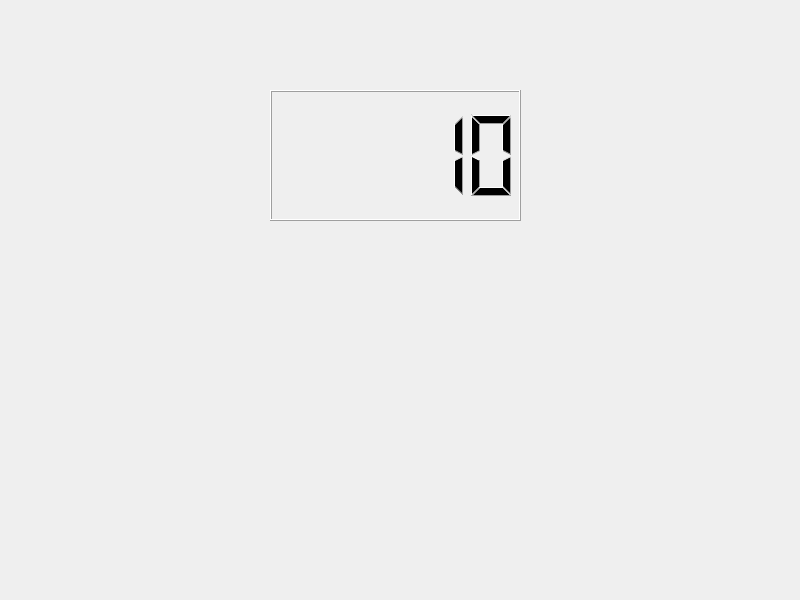
<?xml version="1.0" encoding="UTF-8"?>
<ui version="4.0">
 <class>Widget</class>
 <widget class="QWidget" name="Widget">
  <property name="geometry">
   <rect>
    <x>0</x>
    <y>0</y>
    <width>800</width>
    <height>600</height>
   </rect>
  </property>
  <property name="windowTitle">
   <string>Widget</string>
  </property>
  <widget class="QLCDNumber" name="lcdNumber">
   <property name="geometry">
    <rect>
     <x>270</x>
     <y>90</y>
     <width>251</width>
     <height>131</height>
    </rect>
   </property>
   <property name="intValue" stdset="0">
    <number>10</number>
   </property>
  </widget>
 </widget>
 <resources/>
 <connections/>
</ui>
